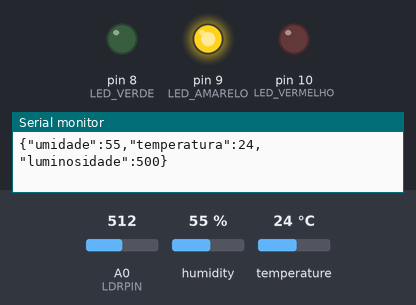
Bench run of a sketch on a simulated Arduino Uno, built with avr-gcc and run on an emulated ATmega328P. Parts: output pins drawn as LEDs (lit = HIGH), the last lines printed to the serial monitor. The test bench sets the inputs (shaded band); at power-on: humidity 55 %, A0 (LDRPIN) = 512, temperature 24 °C.

Above: at 2.8 s.
2.9 s: humidity set to 41 %
5.6 s: humidity set to 38 %
At 6.7 s:
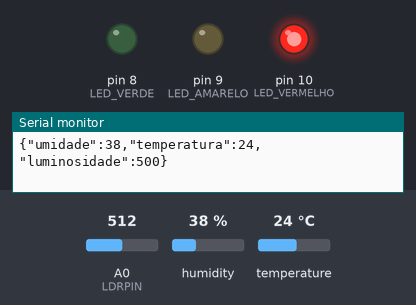
8.3 s: humidity set to 68 %
At 10.4 s:
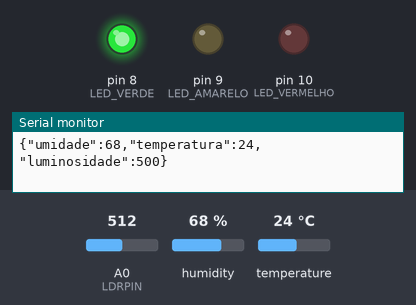
11.5 s: humidity set to 61 %
14.2 s: humidity set to 58 %
At 17.1 s:
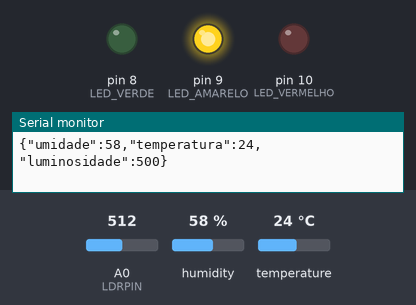
17.5 s: humidity set to 22 %
At 19.0 s:
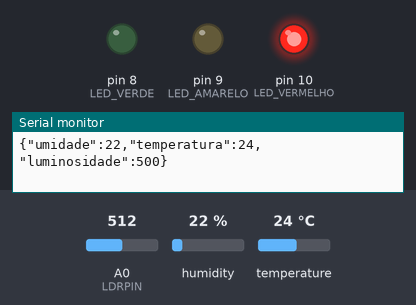
Timing chart, 0 to 20.5 s (numbered marks = the images above; inputs shaded):
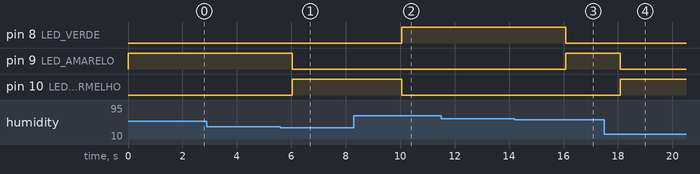

Measured:
- the behaviour switches between 40 and 39 % on humidity (found by bisection; images 0 and 1)
- the behaviour switches between 60 and 59 % on humidity (found by bisection; images 2 and 3)
- after the input at 5.6 s, pin 9 (LED_AMARELO): HIGH → LOW after 0.43 s; pin 10 (LED_VERMELHO): LOW → HIGH after 0.43 s
- after the input at 8.3 s, pin 8 (LED_VERDE): LOW → HIGH after 1.8 s; pin 10 (LED_VERMELHO): HIGH → LOW after 1.8 s
- after the input at 14.2 s, pin 8 (LED_VERDE): HIGH → LOW after 1.9 s; pin 9 (LED_AMARELO): LOW → HIGH after 1.9 s
- after the input at 17.5 s, pin 9 (LED_AMARELO): HIGH → LOW after 0.59 s; pin 10 (LED_VERMELHO): LOW → HIGH after 0.59 s

The sketch:

sprint-3.ino
```cpp
#include <DHT.h>
#include <ArduinoJson.h>

#define DHTPIN 7
#define DHTTYPE DHT22
#define LDRPIN A0
#define LED_VERMELHO 10
#define LED_AMARELO 9
#define LED_VERDE 8

DHT dht(DHTPIN, DHTTYPE); // Inicializa o sensor DHT

void setup() {
  Serial.begin(9600); // Inicializa a comunicação serial
  dht.begin();        // Inicializa o sensor DHT

  pinMode(LED_VERMELHO, OUTPUT); // Define os pinos dos LEDs como saída
  pinMode(LED_AMARELO, OUTPUT);
  pinMode(LED_VERDE, OUTPUT);
}

void loop() {
  StaticJsonDocument<200> jsonDocument; // Cria um documento JSON estático
  JsonObject jsonObject = jsonDocument.to<JsonObject>(); // Cria um objeto JSON
  float umidade = dht.readHumidity(); // Lê a umidade do sensor DHT
  float temperatura = dht.readTemperature(); // Lê a temperatura do sensor DHT (em Celsius)
  int luminosidade = analogRead(LDRPIN); // Lê a luminosidade do sensor LDR
  float luminosidade_lux = map(luminosidade, 0, 1023, 0, 1000); // Converte o valor da luminosidade para lux

  if (isnan(umidade) || isnan(temperatura)) { // Verifica se houve erro na leitura do sensor DHT
    Serial.println("Erro ao ler dados do sensor DHT!");
    return;
  }

  // Adiciona os dados dos sensores ao objeto JSON
  jsonObject["umidade"] = umidade;
  jsonObject["temperatura"] = temperatura;
  jsonObject["luminosidade"] = luminosidade_lux;

  // Serializa o objeto JSON para uma string
  String jsonString;
  serializeJson(jsonObject, jsonString);

  // Envia a string JSON via porta serial
  Serial.println(jsonString);

  // Verifica as condições de temperatura e umidade e acende os LEDs correspondentes
  if (umidade < 40 || temperatura > 30) {
    digitalWrite(LED_VERMELHO, HIGH); // Acende o LED vermelho
    digitalWrite(LED_AMARELO, LOW);   // Desliga o LED amarelo
    digitalWrite(LED_VERDE, LOW);     // Desliga o LED verde
  } else if (umidade < 60 || temperatura > 25) {
    digitalWrite(LED_VERMELHO, LOW);  // Desliga o LED vermelho
    digitalWrite(LED_AMARELO, HIGH);  // Acende o LED amarelo
    digitalWrite(LED_VERDE, LOW);     // Desliga o LED verde
  } else {
    digitalWrite(LED_VERMELHO, LOW);  // Desliga o LED vermelho
    digitalWrite(LED_AMARELO, LOW);   // Desliga o LED amarelo
    digitalWrite(LED_VERDE, HIGH);    // Acende o LED verde
  }

  delay(2000); // Aguarda 2 segundos antes de fazer a próxima leitura
}
```
